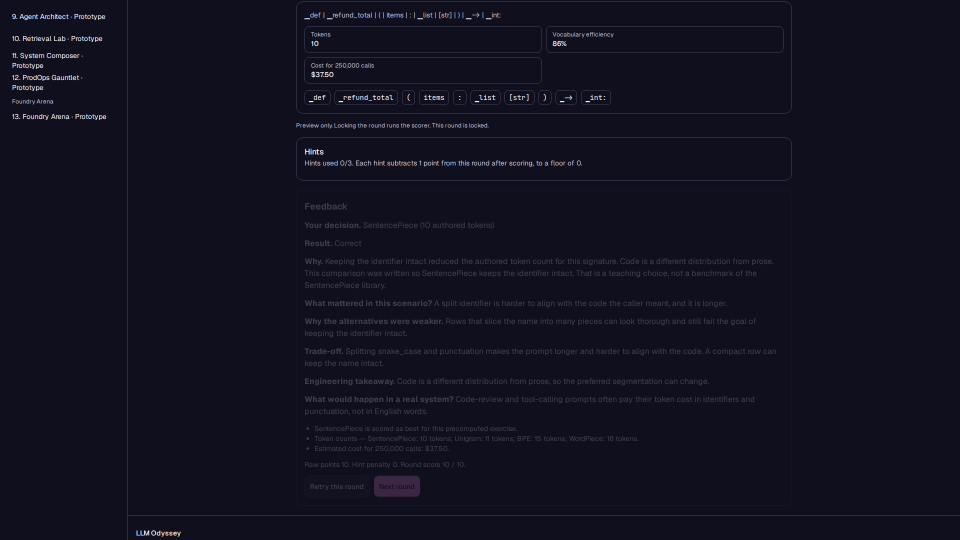
#> input picture docs/presentation/screenshots/05_token_forge_feedback.png, 1920 x 1080 px, found by its file name (shown at 1/2 size)
$ python finish-presentation-assets.py
#> lines starting #> are read from the running program, lines starting #| are printed output that depends on the picture; pictures that were not available may be replaced by others from this repository, and a replacement may not be noted
"""Annotate the Token Forge feedback shot and export slide crops.

Wide files keep the 1920×1080 viewport. Panel files crop the main column
(sidebar removed) without scaling.
"""

from __future__ import annotations

import shutil
from pathlib import Path

from PIL import Image, ImageDraw, ImageFont

ROOT = Path("docs/presentation/screenshots")
FONT = ImageFont.truetype("/usr/share/fonts/truetype/noto/NotoSans-Bold.ttf", 28)
INK = (20, 32, 51)
PAPER = (244, 247, 251)
BLUE = (27, 79, 138)

STRONG = [
    "01_home",
    "03_token_forge_orientation",
    "04_token_forge_gameplay",
    "05_token_forge_feedback",
    "07_educator",
    "09_demo",
    "10_systems_forge",
    "11_foundry",
]


def rounded(draw: ImageDraw.ImageDraw, box, radius, fill):
    draw.rounded_rectangle(box, radius=radius, fill=fill)


def annotate() -> None:
    source = ROOT / "05_token_forge_feedback.png"
    image = Image.open(source).convert("RGB")
#> image is the input picture: PIL image 1920x1080 RGB; mean R, G, B 18, 17, 32
    draw = ImageDraw.Draw(image)
    # Anchors measured on the 1920×1080 feedback viewport.
    # Muted body text is too low-contrast for reliable OCR, so these stay fixed.
    labels = [
        (1, "Scenario pieces", (1500, 40), 24),
        (2, "Count and cost", (1500, 178), 150),
        (3, "Learner choice", (1500, 448), 430),
        (4, "Immediate feedback", (1500, 640), 600),
    ]
    for number, label, target, y in labels:
        tw = int(draw.textlength(label, font=FONT))
        box_w = tw + 78
        box_h = 56
        x = 1920 - box_w - 24
        rounded(draw, (x, y, x + box_w, y + box_h), 14, PAPER)
        draw.ellipse((x + 8, y + 8, x + 48, y + 48), fill=BLUE)
        draw.text((x + 20, y + 10), str(number), font=FONT, fill=PAPER)
        draw.text((x + 60, y + 12), label, font=FONT, fill=INK)
        draw.line((target[0], target[1], x, y + box_h // 2), fill=PAPER, width=5)
#> this loop made 4 passes
#> (tw, box_w, x) on passes 1 to 4: (215, 293, 1603), (209, 287, 1609), (206, 284, 1612), (289, 367, 1529)
    image.save(ROOT / "05_token_forge_feedback_annotated.png")
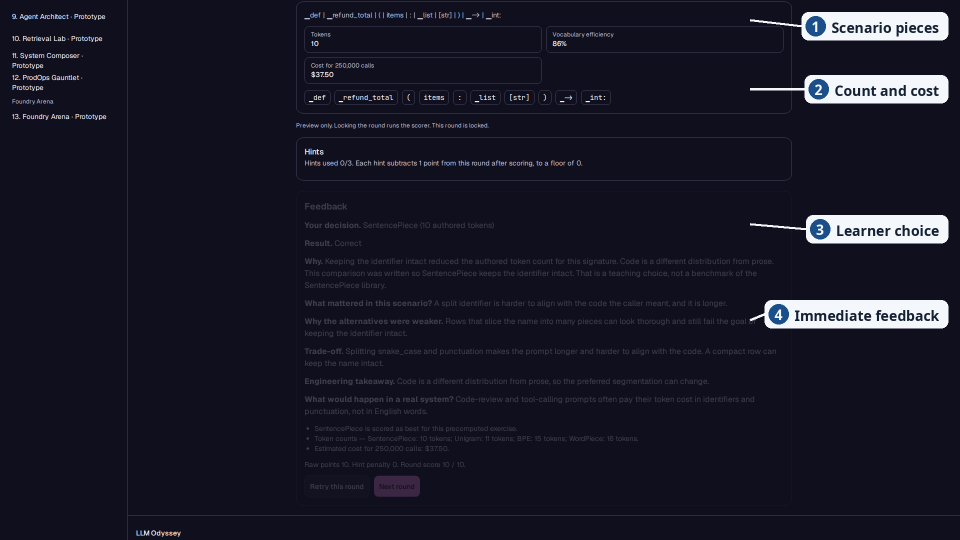
#> saved as 05_token_forge_feedback_annotated.png: PIL image 1920x1080 RGB (shown at 1/2 size); mean R, G, B 24.5, 23.8, 38.6


def crops() -> None:
    for name in STRONG:
        source = ROOT / f"{name}.png"
        shutil.copyfile(source, ROOT / f"{name}_wide.png")
        image = Image.open(source)
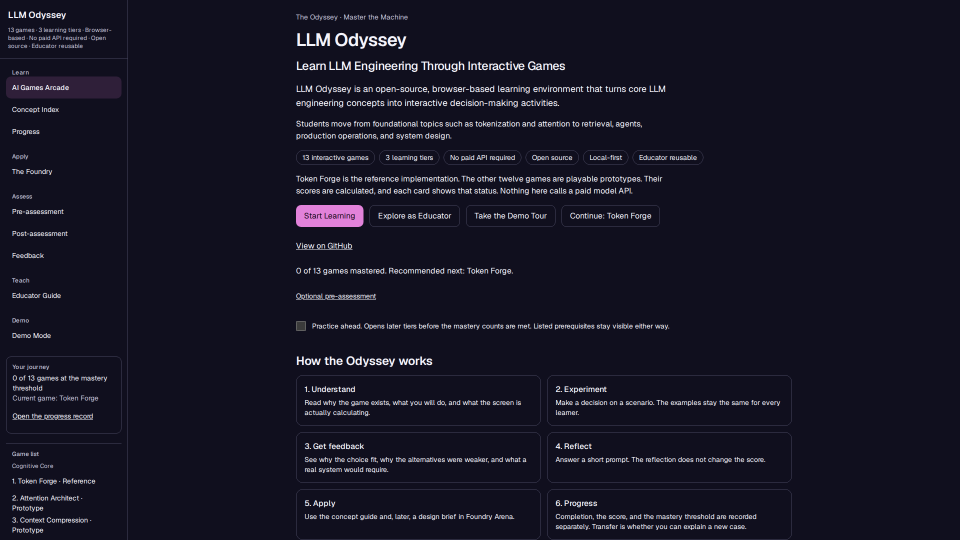
#> input picture docs/presentation/screenshots/01_home.png, 1920 x 1080 px, found by its file name (shown at 1/2 size)
#> image is the input picture: PIL image 1920x1080 RGB; mean R, G, B 22.8, 21.5, 36.6
        # Main column only. 16rem sidebar at this viewport is 256px.
        # Content is max-w-5xl and centered in the remaining width.
        panel = image.crop((520, 0, 1680, image.height))
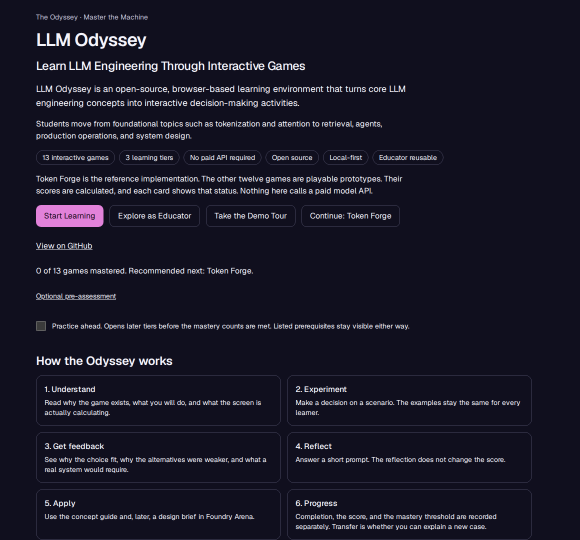
#> panel: PIL image 1160x1080 RGB (shown at 1/2 size); mean R, G, B 25.2, 23.8, 39
        panel.save(ROOT / f"{name}_panel.png")


def verify() -> None:
    for path in sorted(ROOT.glob("*.png")):
        image = Image.open(path)
        image.load()
        extrema = image.convert("L").getextrema()
        if extrema[0] == extrema[1]:
            raise SystemExit(f"blank {path}")
        print(f"{path.name} {image.size[0]}x{image.size[1]}")


if __name__ == "__main__":
    annotate()
#> (the run stopped early here; a loop or call above may not have finished)
